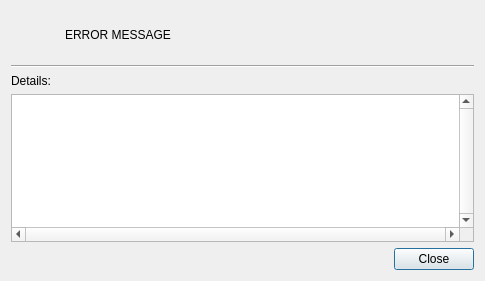
<?xml version="1.0" encoding="UTF-8"?>
<ui version="4.0">
 <class>ExtendedErrorDialog</class>
 <widget class="QDialog" name="ExtendedErrorDialog">
  <property name="geometry">
   <rect>
    <x>0</x>
    <y>0</y>
    <width>485</width>
    <height>281</height>
   </rect>
  </property>
  <property name="windowTitle">
   <string>Error</string>
  </property>
  <layout class="QGridLayout" name="gridLayout">
   <item row="0" column="1">
    <widget class="QLabel" name="lErrorMessage">
     <property name="sizePolicy">
      <sizepolicy hsizetype="Expanding" vsizetype="Preferred">
       <horstretch>0</horstretch>
       <verstretch>0</verstretch>
      </sizepolicy>
     </property>
     <property name="text">
      <string>ERROR MESSAGE</string>
     </property>
    </widget>
   </item>
   <item row="4" column="0" colspan="2">
    <widget class="QDialogButtonBox" name="buttonBox">
     <property name="orientation">
      <enum>Qt::Horizontal</enum>
     </property>
     <property name="standardButtons">
      <set>QDialogButtonBox::Close</set>
     </property>
    </widget>
   </item>
   <item row="1" column="0" colspan="2">
    <widget class="Line" name="line">
     <property name="orientation">
      <enum>Qt::Horizontal</enum>
     </property>
    </widget>
   </item>
   <item row="2" column="0" colspan="2">
    <widget class="QLabel" name="label_3">
     <property name="text">
      <string>Details:</string>
     </property>
    </widget>
   </item>
   <item row="3" column="0" colspan="2">
    <widget class="QTextBrowser" name="textBrowser">
     <property name="verticalScrollBarPolicy">
      <enum>Qt::ScrollBarAlwaysOn</enum>
     </property>
     <property name="horizontalScrollBarPolicy">
      <enum>Qt::ScrollBarAlwaysOn</enum>
     </property>
    </widget>
   </item>
   <item row="0" column="0">
    <widget class="IconWidget" name="iwIcon" native="true">
     <property name="minimumSize">
      <size>
       <width>48</width>
       <height>48</height>
      </size>
     </property>
    </widget>
   </item>
  </layout>
 </widget>
 <customwidgets>
  <customwidget>
   <class>IconWidget</class>
   <extends>QWidget</extends>
   <header>iconwidget.h</header>
   <container>1</container>
  </customwidget>
 </customwidgets>
 <resources/>
 <connections>
  <connection>
   <sender>buttonBox</sender>
   <signal>accepted()</signal>
   <receiver>ExtendedErrorDialog</receiver>
   <slot>accept()</slot>
   <hints>
    <hint type="sourcelabel">
     <x>248</x>
     <y>254</y>
    </hint>
    <hint type="destinationlabel">
     <x>157</x>
     <y>274</y>
    </hint>
   </hints>
  </connection>
  <connection>
   <sender>buttonBox</sender>
   <signal>rejected()</signal>
   <receiver>ExtendedErrorDialog</receiver>
   <slot>reject()</slot>
   <hints>
    <hint type="sourcelabel">
     <x>316</x>
     <y>260</y>
    </hint>
    <hint type="destinationlabel">
     <x>286</x>
     <y>274</y>
    </hint>
   </hints>
  </connection>
 </connections>
</ui>
